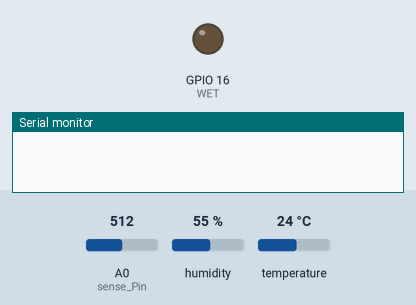
Simulated run of this sketch. Board: ESP8266 (NodeMCU). On the bench: output pins drawn as LEDs (lit = HIGH), the last lines printed to the serial monitor. Inputs (shaded band) come from the test bench; at power-on: A0 (sense_Pin) = 512, humidity 55 %, temperature 24 °C. WiFi joins after 1.5 s; servers stay silent unless stated; pins used as bus, display or sensor lines are not drawn.

Above: at 5.0 s.
5.1 s: A0 (sense_Pin) set to 528
At 6.4 s:
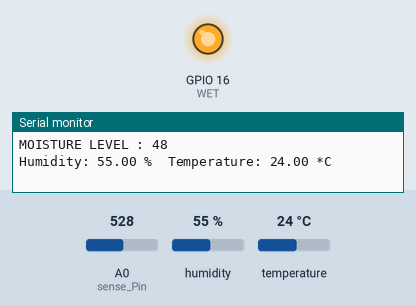
7.3 s: A0 (sense_Pin) set to 511
At 8.3 s:
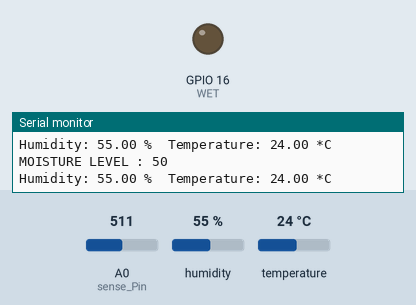
9.3 s: A0 (sense_Pin) set to 716
At 10.6 s:
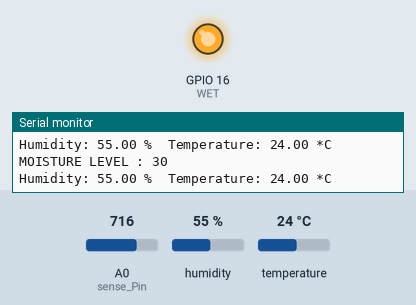
Timing chart, 0 to 12.3 s (numbered marks = the images above; inputs shaded):
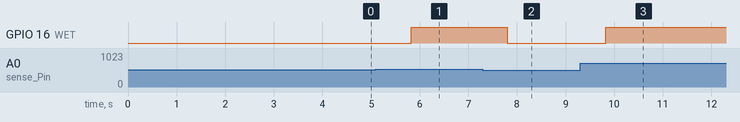

The sketch:

Main.ino
```cpp
//Put your Blynk Auth Token here
#define BLYNK_TEMPLATE_ID ""
#define BLYNK_TEMPLATE_NAME ""
#define BLYNK_AUTH_TOKEN ""

#define BLYNK_PRINT Serial
#include <ESP8266WiFi.h>
#include <BlynkSimpleEsp8266.h>
#include <DHT.h>

char auth[] = BLYNK_AUTH_TOKEN;

char ssid[] = "";  // type your WiFi name
char pass[] = "";  // type your WiFi password

BlynkTimer timer;

// DHT Sensor setup
#define DHTPIN 2       // D4 on ESP8266 - change according to your physical setup
#define DHTTYPE DHT11  // DHT 11
DHT dht(DHTPIN, DHTTYPE);

int WET = 16; // Wet Indicator at Digital PIN D0
int DRY = 2;  // Dry Indicator at Digital PIN D4
int sense_Pin = A0; // Soil Sensor input at Analog PIN A0
int value = 0;

void sendSensorData() {
    value = analogRead(sense_Pin);
    int moisture_percentage = map(value, 0, 1023, 100, 0);
    Serial.print("MOISTURE LEVEL : ");
    Serial.println(moisture_percentage);

    // Reading temperature or humidity takes about 250 milliseconds!
    float h = dht.readHumidity();
    float t = dht.readTemperature(); // Read temperature as Celsius (the default)
    // You can also read temperature as Fahrenheit (isFahrenheit = true)
    // float t = dht.readTemperature(true);

    // Check if any reads failed and exit early (to try again).
    if (isnan(h) || isnan(t)) {
        Serial.println("Failed to read from DHT sensor!");
    } else {
        Serial.print("Humidity: ");
        Serial.print(h);
        Serial.print(" %\t");
        Serial.print("Temperature: ");
        Serial.print(t);
        Serial.println(" *C ");
    }

    Blynk.virtualWrite(V2, moisture_percentage); // Sending soil moisture value to Virtual Pin V2
    Blynk.virtualWrite(V0, t); // Sending temperature to Virtual Pin V3
    Blynk.virtualWrite(V1, h); // Sending humidity to Virtual Pin V4

    if(moisture_percentage < 50) {
        digitalWrite(WET, HIGH);
        digitalWrite(DRY, LOW);
    } else {
        digitalWrite(WET, LOW);
        digitalWrite(DRY, HIGH);
    }
}

void setup() {
    Serial.begin(9600);
    Blynk.begin(auth, ssid, pass);
    dht.begin(); // Initialize DHT sensor
    pinMode(WET, OUTPUT);
    pinMode(DRY, OUTPUT);
    delay(2000); // Ensure stable conditions before starting

    timer.setInterval(2000L, sendSensorData); // Set the interval to 2 seconds (2000 milliseconds) to ensure DHT11 reading stability
}

void loop() {
    Blynk.run(); // Initiates Blynk
    timer.run(); // Initiates the BlynkTimer
}
```

Measured:
- the behaviour switches between 516 and 517 on A0 (sense_Pin) (found by bisection; images 0 and 1)
- after the input at 5.1 s, GPIO 16 (WET): LOW → HIGH after 0.73 s
- after the input at 7.3 s, GPIO 16 (WET): HIGH → LOW after 0.51 s
- after the input at 9.3 s, GPIO 16 (WET): LOW → HIGH after 0.53 s
